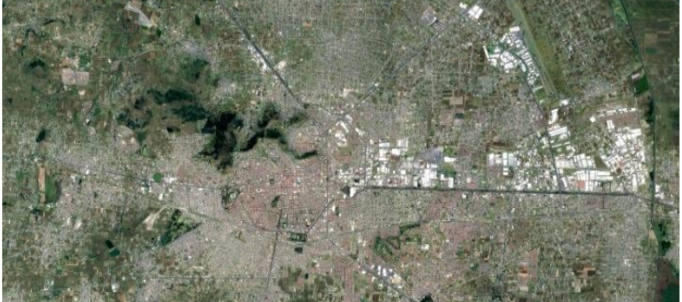
#> input picture Images/mapa_toluca_tomaaerea.png, 682 x 302 px
$ python -i final_rpoyect_IA_delaORodolfo.py   (imports and definitions only)
#> lines starting #> are read from the running program, lines starting #| are printed output that depends on the picture; after the words box and inside, x2 and y2 are one past the last pixel; in counts of white or black regions, pixels touching at a corner belong together
#> further down, picture is the input picture: shape (302, 682, 3); mean B, G, R 104.7, 120.7, 116.2
#> the answer given: Images/mapa_toluca_tomaaerea.png
#FAI FINAL
# AI used to find dense areas in a city by looking at images, then if possible
#Connecting the most dense areas in the most efficient way.

#Rodolfo de la O

import cv2
import numpy as np
import cv2
import numpy as np
import tkinter as tk
from tkinter import filedialog
from PIL import Image, ImageTk

# [1 line not run here, left out]
# () SHOULD BE RUTA_IMAGEN
def procesar_imagen(imagen_mapa,canvas_imagen):
#> called with imagen_mapa = 'Images/mapa_toluca_tomaaerea.png'
        imagen_mapa = cv2.imread(imagen_mapa)  #("C:\\Users\\fodel\\OneDrive\\Escritorio\\mapa_toluca_tomaaerea.png")

        # Cargar la imagen del mapa
        #imagen_mapa = cv2.imread("C:\\Users\\fodel\\OneDrive\\Escritorio\\mapa_toluca_tomaaerea.png")
        #imagen_mapa = cv2.imread("C:\\Users\\fodel\\OneDrive\\Escritorio\\toma1_lerma.png")

        # Convertir la imagen a escala de grises
        imagen_gris = cv2.cvtColor(imagen_mapa, cv2.COLOR_BGR2GRAY)
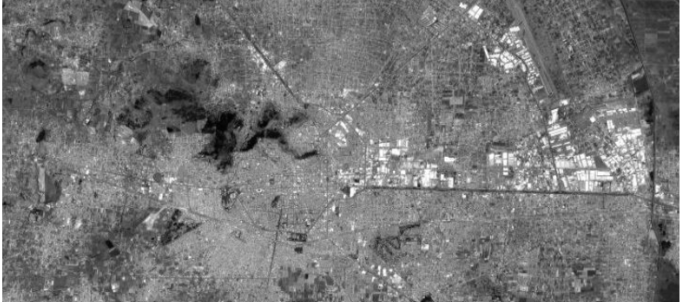
#> imagen_gris: shape (302, 682); min 2, max 255, mean 117.6

        # Convertir la imagen a espacio de color HSV
        #imagen_hsv = cv2.cvtColor(imagen_mapa, cv2.COLOR_BGR2HSV)

        # Aplicar umbral para identificar elementos (casas, calles, etc.)
        _, imagen_umbral = cv2.threshold(imagen_gris, 150, 255, cv2.THRESH_BINARY)
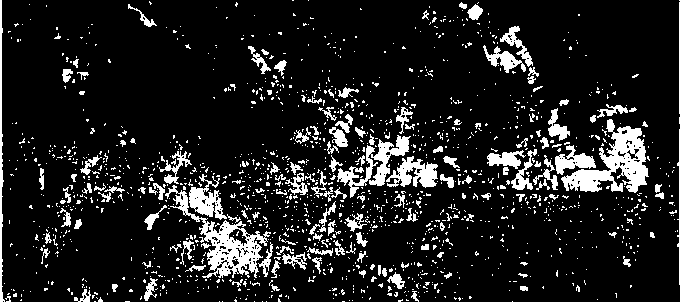
#> imagen_umbral: shape (302, 682); 12.5% white; 1524 white regions (1374 under 20 px)

        # Encontrar contornos en la imagen umbral
        contornos, _ = cv2.findContours(imagen_umbral, cv2.RETR_EXTERNAL, cv2.CHAIN_APPROX_SIMPLE)
#> contornos = 1521 contours, 1425 with area under 20; largest, box (x1, y1, x2, y2) and area: (561, 119, 649, 193) 2568, (165, 185, 271, 278) 2463, (337, 135, 411, 198) 1100, (386, 156, 438, 188) 752, (189, 174, 227, 220) 716

        # Dibujar contornos en la imagen original
        cv2.drawContours(imagen_mapa, contornos, -1, (0, 255, 0), 2)
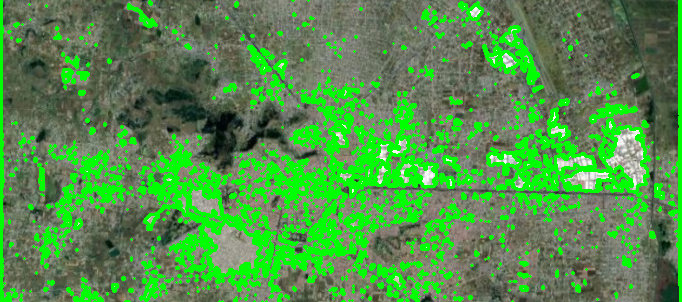
#> imagen_mapa: shape (302, 682, 3); mean B, G, R 73.6, 142.5, 82.4

        # Calcular la densidad de contornos por área y encontrar regiones densas
        umbral_densidad = 20  # Aumentar densidad a voluntad #Lerma funciono 15
                            #Parece ser que densidad para todo TOLUCA sirve 6-8 maso menos.


        regiones_densas = []
        for contorno in contornos:
            area = cv2.contourArea(contorno)
            if area > 0:
                densidad = len(contorno) / area
                if densidad > umbral_densidad:
                    regiones_densas.append(contorno)
#> this loop made 1521 passes
#> (area, densidad) on passes 63, 81, 97, 114: (22.5, 1.02), (71, 0.549), (24, 0.458), (23, 0.435)
#> after the loop, regiones_densas = []

        # Dibujar círculos rojos en las zonas densas
        for contorno_denso in regiones_densas:
            momento = cv2.moments(contorno_denso)
            if momento["m00"] != 0:
                centro_x = int(momento["m10"] / momento["m00"])
                centro_y = int(momento["m01"] / momento["m00"])

                # Crear un contorno que represente un círculo
                radio = 30 #Radio para lerma funciono 70
                        #Valor para Toluca va a ser 30 parece ser maso menos
                contorno_circulo = np.array([[
                    (centro_x + int(radio * np.cos(theta)), centro_y + int(radio * np.sin(theta)))
                    for theta in np.linspace(0, 2 * np.pi, 100)
                ]], dtype=np.int32)

                # Dibujar el contorno del círculo
                cv2.drawContours(imagen_mapa, [contorno_circulo], 0, (0, 0, 255), 2) #El ultimo valor es para el volumen del diametro en Lerma funciona 3
#> this loop made 0 passes
                                                                                    #El valor para toluca puede ser 2


        # Dibujar línea que conecta los centros
        #Dibujar lineas entre ciruclos, despues hay que utilizar el algoritmo de djastra para hacerlo de manera correct ay eficiente.
        for i in range(len(regiones_densas) - 1):
            centro_1 = cv2.moments(regiones_densas[i])["m10"] / cv2.moments(regiones_densas[i])["m00"], cv2.moments(regiones_densas[i])["m01"] / cv2.moments(regiones_densas[i])["m00"]
            centro_2 = cv2.moments(regiones_densas[i + 1])["m10"] / cv2.moments(regiones_densas[i + 1])["m00"], cv2.moments(regiones_densas[i + 1])["m01"] / cv2.moments(regiones_densas[i + 1])["m00"]

            # Dibujar línea que conecta los centros
            cv2.line(imagen_mapa, (int(centro_1[0]), int(centro_1[1])), (int(centro_2[0]), int(centro_2[1])), (255, 0, 0), 2)


        # Calcular y dibujar líneas que conectan círculos cercanos
        umbral_distancia = 100  # Puedes ajustar este umbral según sea necesario

        for i in range(len(regiones_densas) - 1):
            centro_1 = cv2.moments(regiones_densas[i])["m10"] / cv2.moments(regiones_densas[i])["m00"], cv2.moments(regiones_densas[i])["m01"] / cv2.moments(regiones_densas[i])["m00"]

            for j in range(i + 1, len(regiones_densas)):
                centro_2 = cv2.moments(regiones_densas[j])["m10"] / cv2.moments(regiones_densas[j])["m00"], cv2.moments(regiones_densas[j])["m01"] / cv2.moments(regiones_densas[j])["m00"]

                # Calcular la distancia entre los centros
                distancia = np.sqrt((centro_1[0] - centro_2[0]) ** 2 + (centro_1[1] - centro_2[1]) ** 2)

                # Conectar círculos cercanos
                if distancia < umbral_distancia:
                    cv2.line(imagen_mapa, (int(centro_1[0]), int(centro_1[1])), (int(centro_2[0]), int(centro_2[1])), (255, 0, 0), 2)


        # Mostrar la imagen con contornos
        cv2.imshow("Mapa con Contornos", imagen_mapa)
        cv2.waitKey(0)
        cv2.destroyAllWindows()

# [1 line not run here, left out]

def seleccionar_imagen(canvas_imagen):
    ruta_imagen = filedialog.askopenfilename(title="Seleccionar Imagen", filetypes=[("Archivos de imagen", "*.png;*.jpg;*.jpeg;*.bmp")])

    if ruta_imagen:
        procesar_imagen(ruta_imagen, canvas_imagen)

#Showing Window
# [2 lines not run here, left out]

# Botón para seleccionar imagen
# [1 line that did not run here, left out]
# [1 line not run here, left out]

# Canvas para mostrar la imagen procesada
# [1 line that did not run here, left out]
# [1 line not run here, left out]


#AQUI SELECCIONAMOS LA IMAGEN Y AGREGAMOS CANVAS_IMAGEN PARA QUE NO CREE UN CANVAS NUEVO Y NOS MUESTRE EL RESULTADO
# EN EL CANVAS YA EXISTENTE
#def seleccionar_imagen(canvas_imagen):
#    ruta_imagen = filedialog.askopenfilename(title="Seleccionar Imagen", filetypes=[("Archivos de imagen", "*.png;*.jpg;*.jpeg;*.bmp")])
#
#    if ruta_imagen:
#        procesar_imagen(ruta_imagen, canvas_imagen)

# Función para actualizar el canvas con la imagen procesada
def actualizar_canvas(imagen_cv2, canvas_imagen):
    imagen_rgb = cv2.cvtColor(imagen_cv2, cv2.COLOR_BGR2RGB)
    imagen_pil = Image.fromarray(imagen_rgb)
    imagen_tk = ImageTk.PhotoImage(imagen_pil)
    canvas_imagen.config(width=imagen_tk.width(), height=imagen_tk.height())
    canvas_imagen.create_image(0, 0, anchor=tk.NW, image=imagen_tk)
    canvas_imagen.imagen_tk = imagen_tk  # Guardar una referencia para evitar la recolección de basura
    cv2.imshow("Mapa con Contornos", imagen_mapa)
    cv2.waitKey(0)
    cv2.destroyAllWindows()

# Mostrar la ventana
# [1 line not run here, left out]

>>> import cv2
>>> picture = cv2.imread('Images/mapa_toluca_tomaaerea.png')
>>> result = seleccionar_imagen(picture)

$ run again, on Images/toma1_lerma.png
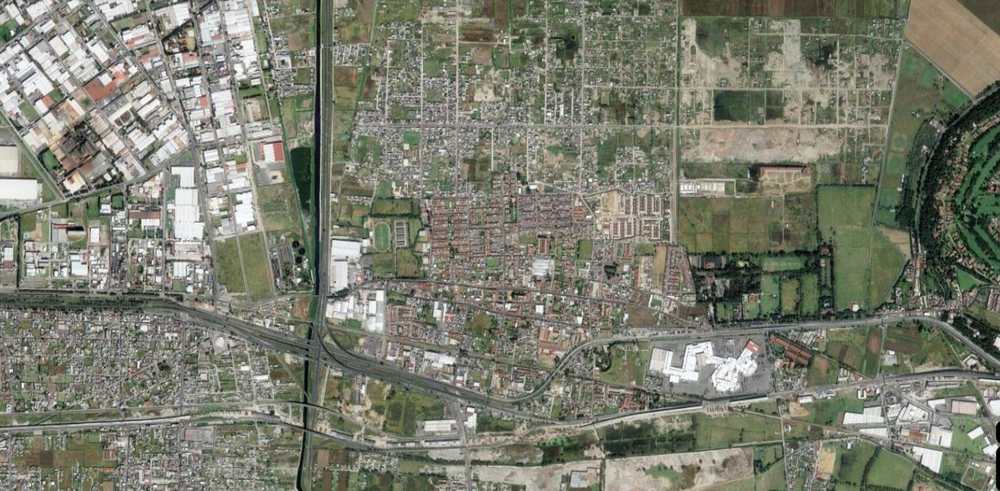
#> input picture Images/toma1_lerma.png, 1000 x 491 px, shrunk from 1567 x 770 before the run
#> picture is the input picture: shape (491, 1000, 3); mean B, G, R 110.7, 124.9, 122.8
#> in procesar_imagen, `_, imagen_umbral = cv2.threshold(imagen_gris, 150, 255, cv2.THRESH_BIN..`:
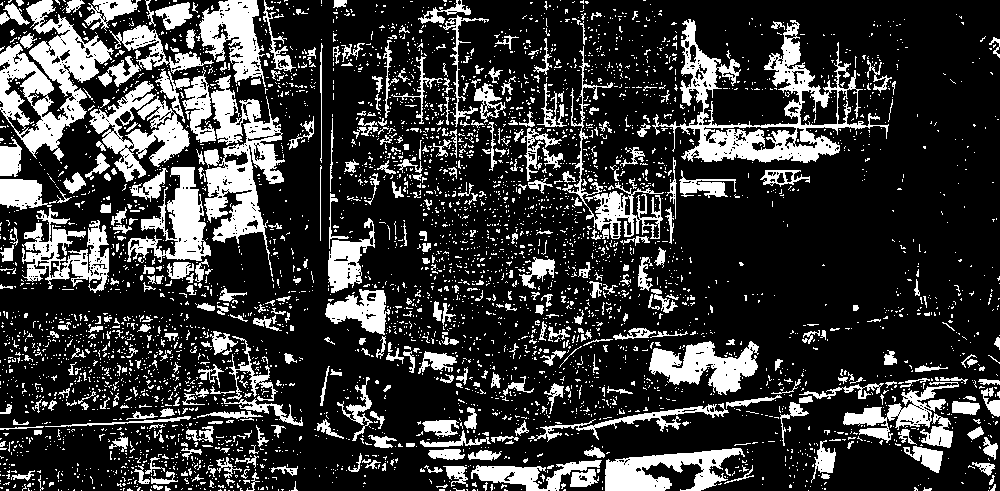
#> imagen_umbral: shape (491, 1000); 22.4% white; 4511 white regions (4080 under 20 px)
#> contornos = 4488 contours, 4239 with area under 20; largest, box (x1, y1, x2, y2) and area: (652, 19, 889, 163) 9820, (0, 0, 114, 161) 8028, (182, 67, 285, 277) 7272, (89, 81, 190, 182) 3686, (127, 167, 211, 263) 3090
#> in procesar_imagen, `cv2.drawContours(imagen_mapa, contornos, -1, (0, 255, 0), 2)`:
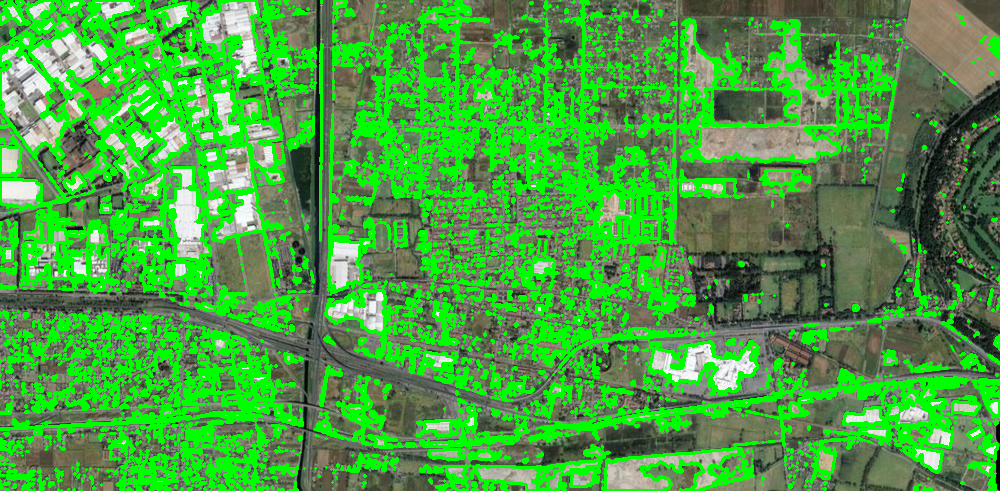
#> imagen_mapa: shape (491, 1000, 3); mean B, G, R 66.6, 157.9, 75
#> the loop in procesar_imagen, `for contorno in contornos:` made 4488 passes
#> (area, densidad) on pass 72: (21, 0.714)
#> after the loop in procesar_imagen, `for contorno in contornos:`: regiones_densas = []

$ run again, on Images/berlin_aerial.png
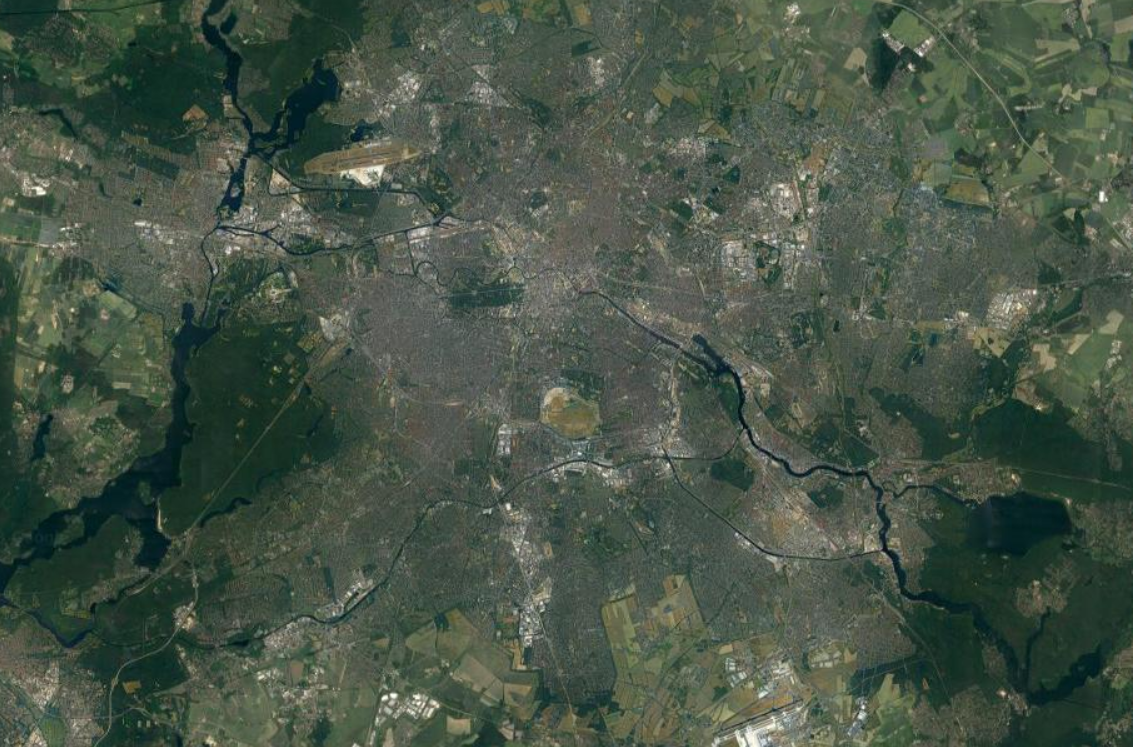
#> input picture Images/berlin_aerial.png, 1133 x 747 px
#> picture is the input picture: shape (747, 1133, 3); mean B, G, R 70.5, 84.6, 71.2
#> in procesar_imagen, `_, imagen_umbral = cv2.threshold(imagen_gris, 150, 255, cv2.THRESH_BIN..`:
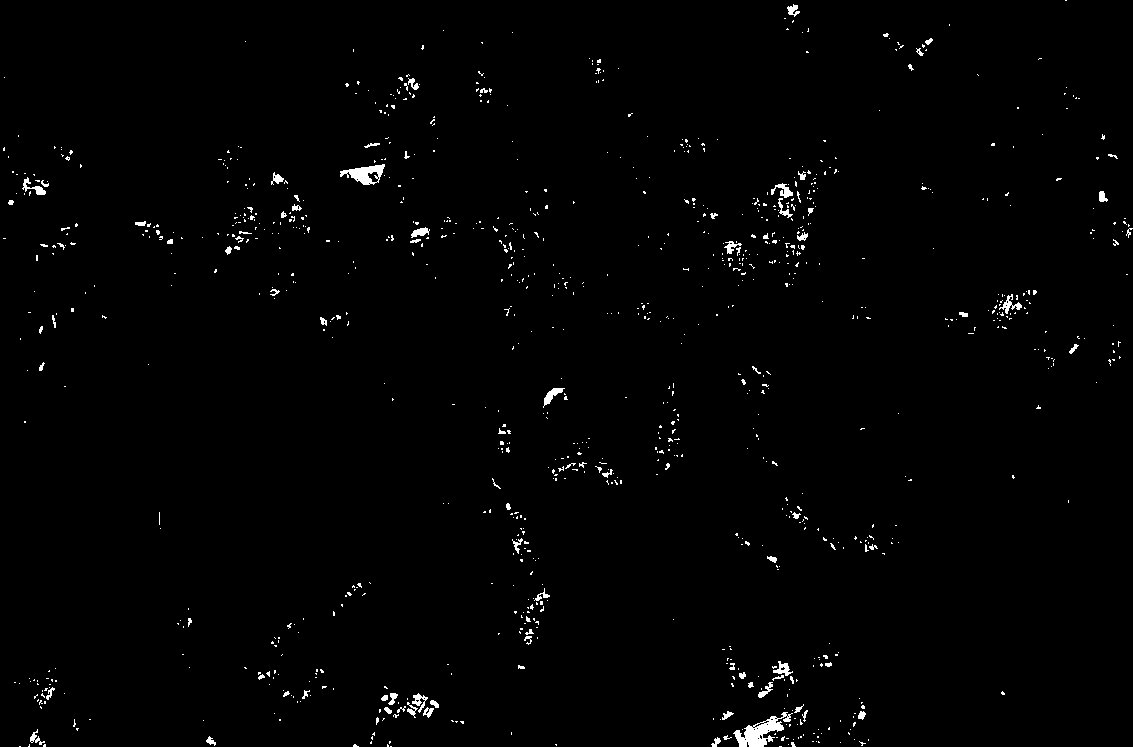
#> imagen_umbral: shape (747, 1133); 1.1% white; 1022 white regions (930 under 20 px)
#> contornos = 1022 contours, 976 with area under 20; largest, box (x1, y1, x2, y2) and area: (733, 712, 793, 747) 760, (340, 164, 385, 185) 488, (543, 388, 565, 408) 126, (773, 661, 793, 676) 110, (771, 183, 793, 198) 108
#> in procesar_imagen, `cv2.drawContours(imagen_mapa, contornos, -1, (0, 255, 0), 2)`:
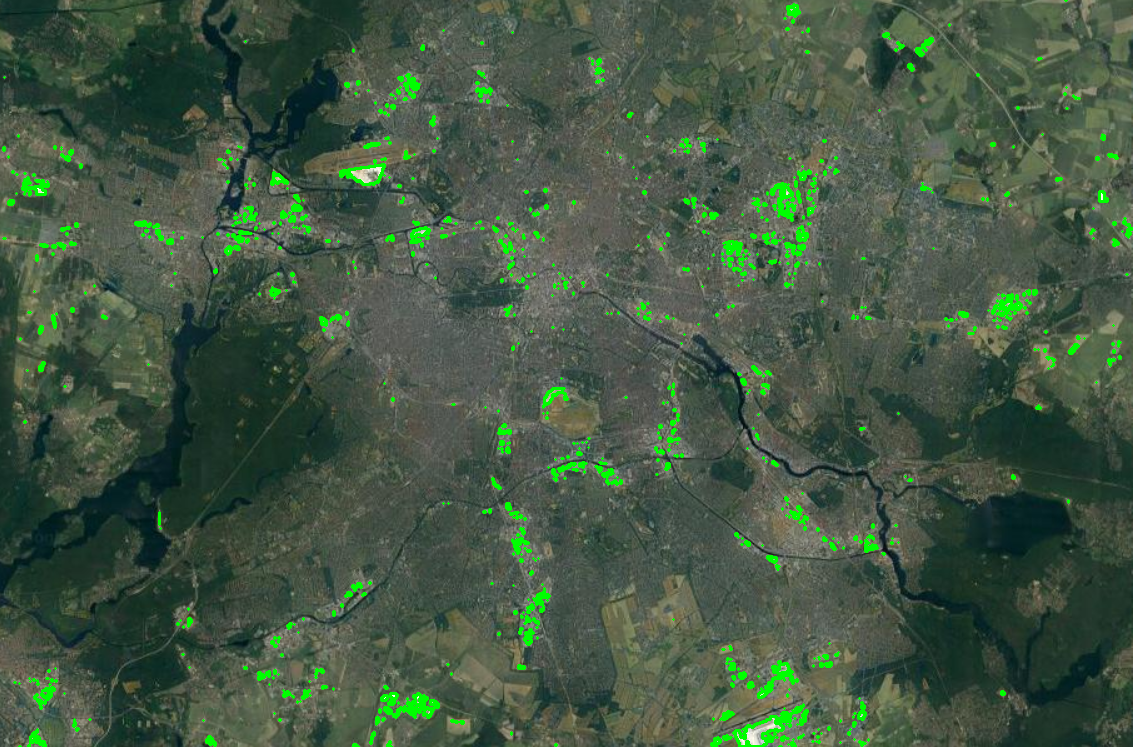
#> imagen_mapa: shape (747, 1133, 3); 2.51% of pixels changed, all inside (x1, y1, x2, y2) = (2, 0, 1133, 747)
#> the loop in procesar_imagen, `for contorno in contornos:` made 1022 passes
#> (area, densidad) on passes 24, 29, 41, 66, 67, 68, 73, 74: (35.5, 0.648), (34, 0.647), (52, 0.865), (760, 0.213), (37, 0.459), (35.5, 0.676), (53.5, 0.374), (25.5, 0.353)
#> after the loop in procesar_imagen, `for contorno in contornos:`: regiones_densas = []
